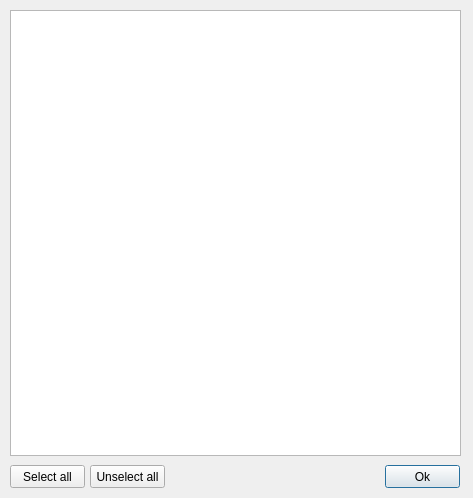
<?xml version="1.0" encoding="UTF-8"?>
<ui version="4.0">
 <class>Dialog</class>
 <widget class="QDialog" name="Dialog">
  <property name="windowModality">
   <enum>Qt::ApplicationModal</enum>
  </property>
  <property name="geometry">
   <rect>
    <x>0</x>
    <y>0</y>
    <width>473</width>
    <height>498</height>
   </rect>
  </property>
  <property name="sizePolicy">
   <sizepolicy hsizetype="Fixed" vsizetype="Fixed">
    <horstretch>0</horstretch>
    <verstretch>0</verstretch>
   </sizepolicy>
  </property>
  <property name="minimumSize">
   <size>
    <width>473</width>
    <height>498</height>
   </size>
  </property>
  <property name="maximumSize">
   <size>
    <width>473</width>
    <height>498</height>
   </size>
  </property>
  <property name="windowTitle">
   <string>Columns select</string>
  </property>
  <widget class="QListWidget" name="columnsSelectListWidget">
   <property name="geometry">
    <rect>
     <x>10</x>
     <y>10</y>
     <width>451</width>
     <height>446</height>
    </rect>
   </property>
   <property name="viewMode">
    <enum>QListView::ListMode</enum>
   </property>
  </widget>
  <widget class="QPushButton" name="savePushButton">
   <property name="geometry">
    <rect>
     <x>385</x>
     <y>465</y>
     <width>75</width>
     <height>23</height>
    </rect>
   </property>
   <property name="text">
    <string>Ok</string>
   </property>
  </widget>
  <widget class="QPushButton" name="selectAllColumnsPushButton">
   <property name="geometry">
    <rect>
     <x>10</x>
     <y>465</y>
     <width>75</width>
     <height>23</height>
    </rect>
   </property>
   <property name="text">
    <string>Select all</string>
   </property>
  </widget>
  <widget class="QPushButton" name="unselectAllColumnsPushButton">
   <property name="geometry">
    <rect>
     <x>90</x>
     <y>465</y>
     <width>75</width>
     <height>23</height>
    </rect>
   </property>
   <property name="text">
    <string>Unselect all</string>
   </property>
  </widget>
 </widget>
 <resources/>
 <connections/>
</ui>
